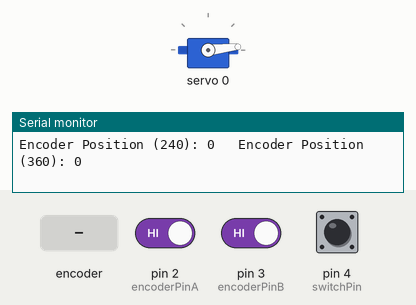
A sketch run on a simulated Arduino Uno, built with avr-gcc and run on an emulated ATmega328P. On the bench: servo, the last lines printed to the serial monitor. The inputs (shaded band) are chosen by the test bench; at power-on: pin 2 (encoderPinA) HIGH, pin 3 (encoderPinB) HIGH, pin 4 (switchPin) HIGH.

Above: at 1.2 s.
1.3 s: rotary encoder on pin 2 (encoderPinA) / pin 3 (encoderPinB) turned 2 steps (second pin leading)
At 2.4 s:
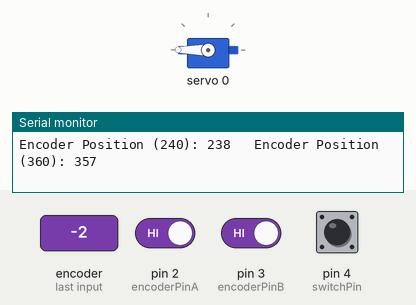
Timing chart, 0 to 4.3 s (numbered marks = the images above; inputs shaded):
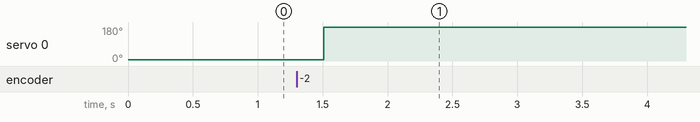

Measured:
- after the input at 1.3 s, servo 0: 6° → 180° after 0.21 s

The sketch:

servo_2.ino
```cpp
#include <Wire.h>
#include <Adafruit_PWMServoDriver.h>

Adafruit_PWMServoDriver pwm = Adafruit_PWMServoDriver();

int encoderPinA = 2;
int encoderPinB = 3;
int switchPin = 4;
int encoderPos240 = 0;  // Encoder position for 240-unit cycle
int encoderPos360 = 0;  // Encoder position for 360-degree cycle
int lastEncoded = 0;
int switchState = HIGH;
int lastSwitchState = HIGH;
int fullRevolutionValue240 = 240;  // Encoder units for one full revolution
int fullRevolutionValue360 = 360; // Degrees in one full revolution

void setup() {
  pwm.begin();
  pwm.setPWMFreq(60);

  pinMode(encoderPinA, INPUT);
  pinMode(encoderPinB, INPUT);
  pinMode(switchPin, INPUT_PULLUP);

  Serial.begin(9600);
}

void loop() {
  switchState = digitalRead(switchPin);

  if (switchState != lastSwitchState) {
    if (switchState == LOW) {
      // Switch is pressed
      // Add your code for handling the switch press here
    }
  }

  lastSwitchState = switchState;

  int MSB = digitalRead(encoderPinA);
  int LSB = digitalRead(encoderPinB);
  int encoded = (MSB << 1) | LSB;
  int sum = (lastEncoded << 2) | encoded;

  if (sum == 0b1101 || sum == 0b0100 || sum == 0b0010 || sum == 0b1011) {
    encoderPos240++;
  } else if (sum == 0b1110 || sum == 0b0111 || sum == 0b0001 || sum == 0b1000) {
    encoderPos240--;
  }

  lastEncoded = encoded;

  // Ensure encoderPos240 stays within a full revolution
  if (encoderPos240 >= fullRevolutionValue240) {
    encoderPos240 = 0;
  } else if (encoderPos240 < 0) {
    encoderPos240 = fullRevolutionValue240 - 1;
  }

  // Map encoderPos240 to encoderPos360 for a 360-degree cycle
  encoderPos360 = map(encoderPos240, 0, fullRevolutionValue240, 0, fullRevolutionValue360);

  // Map encoderPos360 to PWM values for the servo
  int targetPos = map(encoderPos360, 0, fullRevolutionValue360, 150, 600);
  pwm.setPWM(0, 0, targetPos);

  Serial.print("Encoder Position (240): ");
  Serial.print(encoderPos240);
  Serial.print("\t Encoder Position (360): ");
  Serial.println(encoderPos360);

  // Your additional code can go here
}
```
